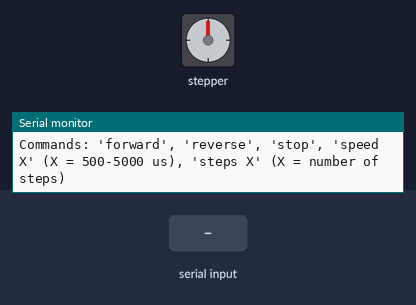
The sketch below on a simulated Arduino Uno, built with avr-gcc and run on an emulated ATmega328P. Shown: stepper motor, the last lines printed to the serial monitor. Wiring (inferred from the names in the program): stepper motor driver (200 steps per turn assumed): step pin 3; direction pin 4; enable pin 9. The test bench sets the inputs (shaded band).

Above: at 1.2 s.
1.3 s: "forward\n" received over Serial
At 2.3 s:
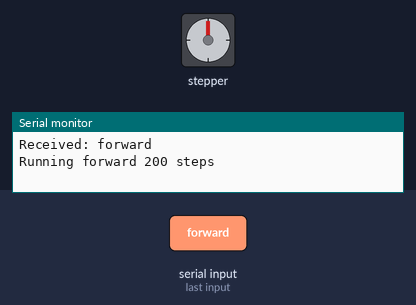
3.2 s: "reverse\n" received over Serial
At 4.9 s:
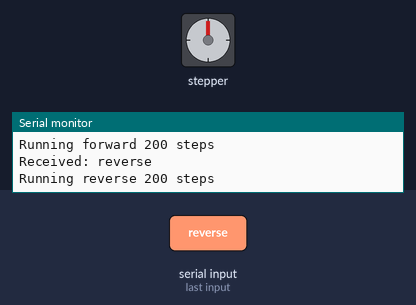
Timing chart, 0 to 6.4 s (numbered marks = the images above; inputs shaded):
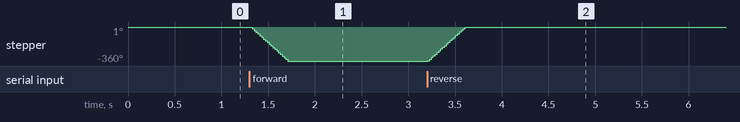

The sketch:

StepperOnly.ino
```cpp
// Pin definitions for stepper motor
const int stepPin = 3;  // Step signal
const int dirPin = 4;   // Direction signal
const int enPin = 9;    // Enable pin (LOW to enable)

// Stepper control variables
int stepsPerCommand = 200;  // Default steps per command
int stepDelay = 1000;       // Delay in microseconds between steps (speed control)

void setup() {
    Serial.begin(9600);
    pinMode(stepPin, OUTPUT);
    pinMode(dirPin, OUTPUT);
    pinMode(enPin, OUTPUT);
    digitalWrite(enPin, LOW);  // Enable stepper driver
    digitalWrite(dirPin, LOW); // Default direction (e.g., forward)
    Serial.println("Stepper Motor Control Ready");
    Serial.println("Commands: 'forward', 'reverse', 'stop', 'speed X' (X = 500-5000 us), 'steps X' (X = number of steps)");
}

void loop() {
    if (Serial.available() > 0) {
        String command = Serial.readStringUntil('\n');
        command.trim();
        handleCommand(command);
    }
}

void handleCommand(String command) {
    Serial.println("Received: " + command);
    if (command == "forward") {
        runStepperMotor(stepsPerCommand, LOW);  // LOW = forward
        Serial.println("Running forward " + String(stepsPerCommand) + " steps");
    } else if (command == "reverse") {
        runStepperMotor(stepsPerCommand, HIGH); // HIGH = reverse
        Serial.println("Running reverse " + String(stepsPerCommand) + " steps");
    } else if (command == "stop") {
        Serial.println("Stepper stopped (no action, just idle)");
    } else if (command.startsWith("speed ")) {
        int newSpeed = command.substring(6).toInt();
        if (newSpeed >= 500 && newSpeed <= 5000) {
            stepDelay = newSpeed;
            Serial.println("Step delay set to: " + String(stepDelay) + " us");
        } else {
            Serial.println("Invalid speed. Use 500-5000 us.");
        }
    } else if (command.startsWith("steps ")) {
        int newSteps = command.substring(6).toInt();
        if (newSteps > 0) {
            stepsPerCommand = newSteps;
            Serial.println("Steps per command set to: " + String(stepsPerCommand));
        } else {
            Serial.println("Invalid steps. Use a positive number.");
        }
    } else {
        Serial.println("Unknown command. Use 'forward', 'reverse', 'stop', 'speed X', 'steps X'");
    }
}

void runStepperMotor(int steps, int direction) {
    digitalWrite(dirPin, direction);  // Set direction
    for (int i = 0; i < steps; i++) {
        digitalWrite(stepPin, HIGH);
        delayMicroseconds(stepDelay);
        digitalWrite(stepPin, LOW);
        delayMicroseconds(stepDelay);
    }
}
```

Measured:
- after the input at 1.3 s, stepper: turns 360° counter-clockwise in 0.40 s, starting at once
- after the input at 3.2 s, stepper: turns 360° clockwise in 0.40 s, starting at once
